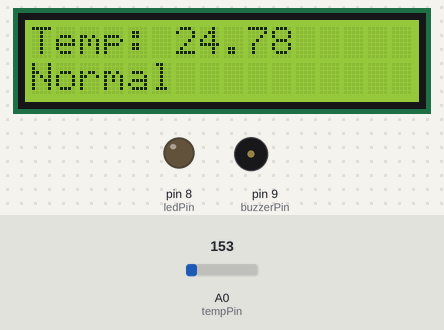
Recording of a sketch running on a simulated Arduino Uno, built with avr-gcc and run on an emulated ATmega328P. Parts: 16×2 character LCD, output pins drawn as LEDs (lit = HIGH), buzzer (waves = sounding, pin HIGH). Inputs (shaded band) come from the test bench; at power-on: A0 (tempPin) = 153.

Above: at 2.2 s.
2.3 s: A0 (tempPin) set to 160
At 4.2 s:
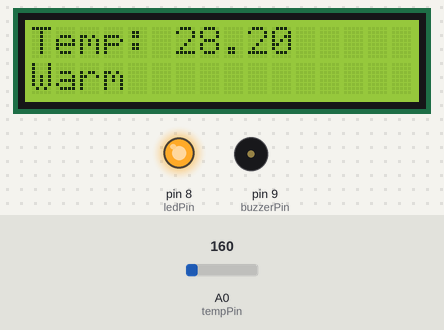
4.5 s: A0 (tempPin) set to 165
At 6.2 s:
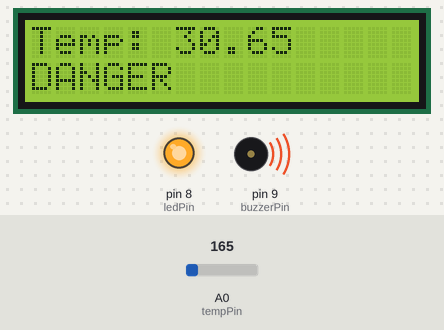
6.5 s: A0 (tempPin) set to 175
At 8.2 s:
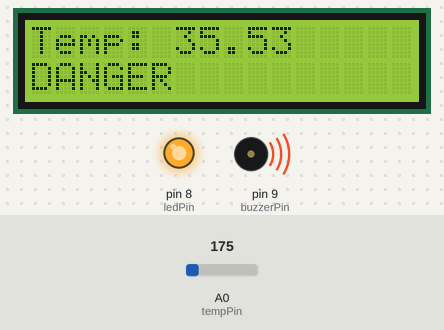
Timing chart, 0 to 9.7 s (numbered marks = the images above; inputs shaded):
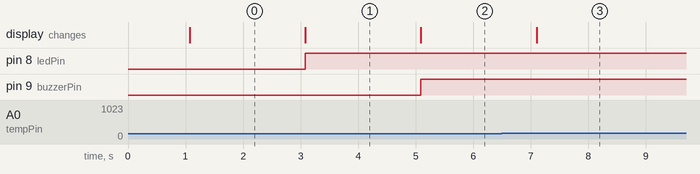

Measured:
- the behaviour switches between 153 and 154 on A0 (tempPin) (found by bisection; images 0 and 1)
- after the input at 2.3 s, pin 8 (ledPin): LOW → HIGH after 0.78 s; the display: changes after 0.78 s (image 1)
- after the input at 4.5 s, pin 9 (buzzerPin): LOW → HIGH after 0.59 s; the display: changes after 0.59 s (image 2)
- after the input at 6.5 s, the display: changes after 0.60 s (image 3)

The sketch:

main.ino
```cpp
#include <LiquidCrystal.h>

const int tempPin = A0;
const int ledPin = 8;
const int buzzerPin = 9;

LiquidCrystal lcd(12, 11, 5, 4, 3, 2);

void setup() {
  pinMode(ledPin, OUTPUT);
  pinMode(buzzerPin, OUTPUT);

  Serial.begin(9600);

  lcd.begin(16, 2);
  lcd.print("System Start");
  delay(1000);
  lcd.clear();
}

void loop() {
  int sensorValue = analogRead(tempPin);

  float voltage = sensorValue * (5.0 / 1023.0);
  float temperature = (voltage - 0.5) * 100.0;

  String statusText;

  if (temperature < 25) {
    statusText = "Normal";
    digitalWrite(ledPin, LOW);
    digitalWrite(buzzerPin, LOW);
  } else if (temperature <= 30) {
    statusText = "Warm";
    digitalWrite(ledPin, HIGH);
    digitalWrite(buzzerPin, LOW);
  } else {
    statusText = "DANGER";
    digitalWrite(ledPin, HIGH);
    digitalWrite(buzzerPin, HIGH);
  }

  lcd.clear();
  lcd.setCursor(0, 0);
  lcd.print("Temp: ");
  lcd.print(temperature);

  lcd.setCursor(0, 1);
  lcd.print(statusText);

  delay(1000);
}
```
